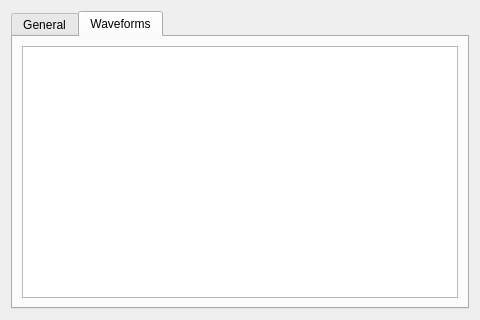
<?xml version="1.0" encoding="UTF-8"?>
<ui version="4.0">
 <class>PreferencesWidget</class>
 <widget class="QWidget" name="PreferencesWidget">
  <property name="geometry">
   <rect>
    <x>0</x>
    <y>0</y>
    <width>480</width>
    <height>320</height>
   </rect>
  </property>
  <property name="sizePolicy">
   <sizepolicy hsizetype="Fixed" vsizetype="Fixed">
    <horstretch>0</horstretch>
    <verstretch>0</verstretch>
   </sizepolicy>
  </property>
  <property name="minimumSize">
   <size>
    <width>480</width>
    <height>320</height>
   </size>
  </property>
  <property name="maximumSize">
   <size>
    <width>480</width>
    <height>16777215</height>
   </size>
  </property>
  <property name="windowTitle">
   <string>Preferences</string>
  </property>
  <layout class="QHBoxLayout" name="horizontalLayout">
   <item>
    <widget class="QTabWidget" name="tabWidget">
     <property name="tabShape">
      <enum>QTabWidget::Rounded</enum>
     </property>
     <property name="currentIndex">
      <number>1</number>
     </property>
     <property name="elideMode">
      <enum>Qt::ElideNone</enum>
     </property>
     <property name="tabsClosable">
      <bool>false</bool>
     </property>
     <widget class="QWidget" name="general">
      <attribute name="title">
       <string>General</string>
      </attribute>
     </widget>
     <widget class="QWidget" name="waveforms">
      <attribute name="title">
       <string>Waveforms</string>
      </attribute>
      <layout class="QGridLayout" name="gridLayout">
       <item row="0" column="0" colspan="3">
        <widget class="QTreeView" name="waveformTreeView">
         <property name="horizontalScrollBarPolicy">
          <enum>Qt::ScrollBarAlwaysOff</enum>
         </property>
         <property name="alternatingRowColors">
          <bool>true</bool>
         </property>
         <property name="indentation">
          <number>20</number>
         </property>
         <property name="uniformRowHeights">
          <bool>false</bool>
         </property>
         <property name="animated">
          <bool>false</bool>
         </property>
         <property name="wordWrap">
          <bool>false</bool>
         </property>
         <property name="expandsOnDoubleClick">
          <bool>false</bool>
         </property>
        </widget>
       </item>
      </layout>
     </widget>
    </widget>
   </item>
  </layout>
 </widget>
 <resources/>
 <connections/>
 <slots>
  <slot>createWaveformSet()</slot>
 </slots>
</ui>
